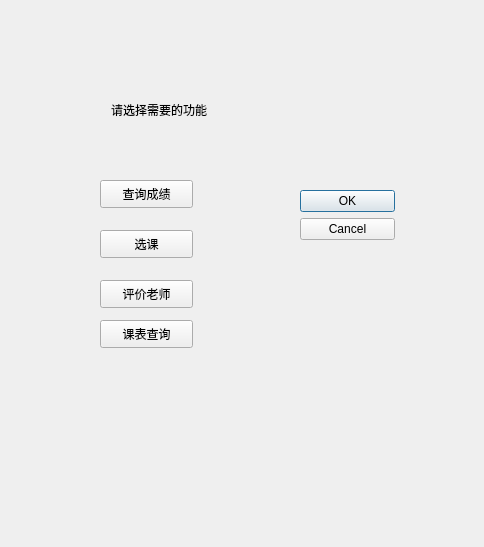
<?xml version="1.0" encoding="UTF-8"?>
<ui version="4.0">
 <class>Dialog</class>
 <widget class="QDialog" name="Dialog">
  <property name="geometry">
   <rect>
    <x>0</x>
    <y>0</y>
    <width>484</width>
    <height>547</height>
   </rect>
  </property>
  <property name="windowTitle">
   <string>Dialog</string>
  </property>
  <widget class="QWidget" name="layoutWidget">
   <property name="geometry">
    <rect>
     <x>300</x>
     <y>190</y>
     <width>95</width>
     <height>106</height>
    </rect>
   </property>
   <layout class="QVBoxLayout">
    <property name="spacing">
     <number>6</number>
    </property>
    <property name="leftMargin">
     <number>0</number>
    </property>
    <property name="topMargin">
     <number>0</number>
    </property>
    <property name="rightMargin">
     <number>0</number>
    </property>
    <property name="bottomMargin">
     <number>0</number>
    </property>
    <item>
     <widget class="QPushButton" name="okButton">
      <property name="text">
       <string>OK</string>
      </property>
     </widget>
    </item>
    <item>
     <widget class="QPushButton" name="cancelButton">
      <property name="text">
       <string>Cancel</string>
      </property>
     </widget>
    </item>
    <item>
     <spacer>
      <property name="orientation">
       <enum>Qt::Vertical</enum>
      </property>
      <property name="sizeHint" stdset="0">
       <size>
        <width>20</width>
        <height>40</height>
       </size>
      </property>
     </spacer>
    </item>
   </layout>
  </widget>
  <widget class="QLabel" name="label">
   <property name="geometry">
    <rect>
     <x>111</x>
     <y>100</y>
     <width>151</width>
     <height>20</height>
    </rect>
   </property>
   <property name="text">
    <string>请选择需要的功能</string>
   </property>
  </widget>
  <widget class="QPushButton" name="pushButton">
   <property name="geometry">
    <rect>
     <x>100</x>
     <y>180</y>
     <width>93</width>
     <height>28</height>
    </rect>
   </property>
   <property name="text">
    <string>查询成绩</string>
   </property>
  </widget>
  <widget class="QPushButton" name="pushButton_2">
   <property name="geometry">
    <rect>
     <x>100</x>
     <y>230</y>
     <width>93</width>
     <height>28</height>
    </rect>
   </property>
   <property name="text">
    <string>选课</string>
   </property>
  </widget>
  <widget class="QPushButton" name="pushButton_3">
   <property name="geometry">
    <rect>
     <x>100</x>
     <y>280</y>
     <width>93</width>
     <height>28</height>
    </rect>
   </property>
   <property name="text">
    <string>评价老师</string>
   </property>
  </widget>
  <widget class="QPushButton" name="pushButton_4">
   <property name="geometry">
    <rect>
     <x>100</x>
     <y>320</y>
     <width>93</width>
     <height>28</height>
    </rect>
   </property>
   <property name="text">
    <string>课表查询</string>
   </property>
  </widget>
 </widget>
 <resources/>
 <connections>
  <connection>
   <sender>okButton</sender>
   <signal>clicked()</signal>
   <receiver>Dialog</receiver>
   <slot>accept()</slot>
   <hints>
    <hint type="sourcelabel">
     <x>351</x>
     <y>38</y>
    </hint>
    <hint type="destinationlabel">
     <x>233</x>
     <y>29</y>
    </hint>
   </hints>
  </connection>
  <connection>
   <sender>cancelButton</sender>
   <signal>clicked()</signal>
   <receiver>Dialog</receiver>
   <slot>reject()</slot>
   <hints>
    <hint type="sourcelabel">
     <x>330</x>
     <y>66</y>
    </hint>
    <hint type="destinationlabel">
     <x>197</x>
     <y>125</y>
    </hint>
   </hints>
  </connection>
 </connections>
</ui>
